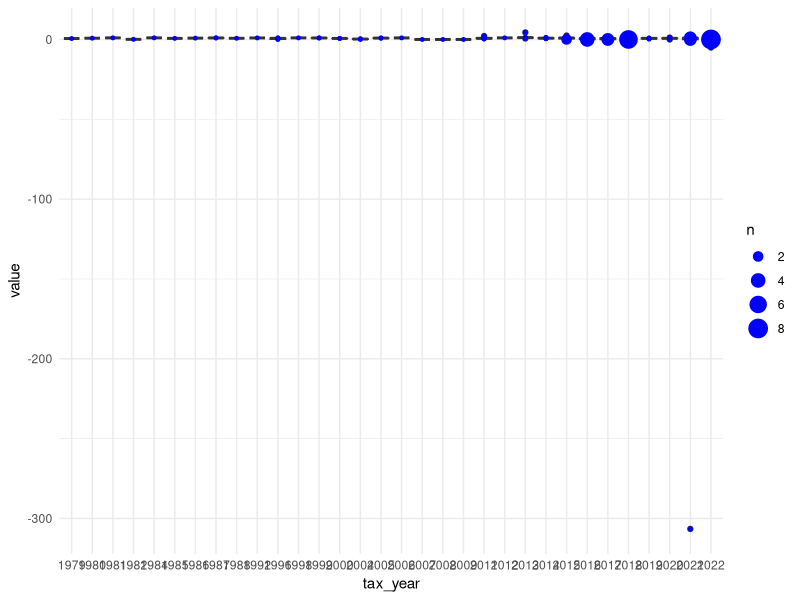
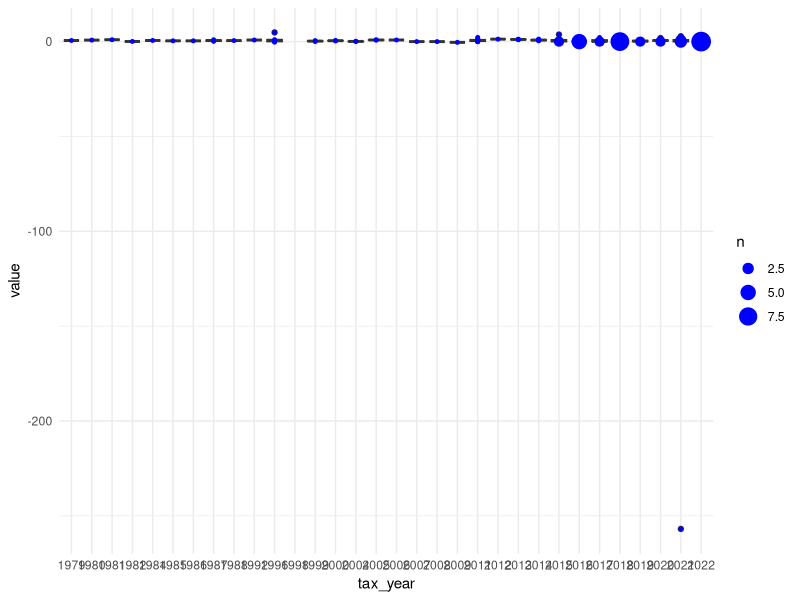

Write the R code that produced these figures, in order.

library(tidyverse)

# read data into tibble
petitions <- read_csv("Updated/Master_edited_new.csv")

# create identifier
petitions$ID <- 1:nrow(petitions)

# rename relevant columns
names(petitions)[1] <- 'include'
names(petitions)[3] <- 'tax_year'
names(petitions)[11] <- 'FCV_owner'
names(petitions)[12] <- 'LPV_owner'
names(petitions)[13] <- 'FCV_notice'
names(petitions)[14] <- 'LPV_notice'
names(petitions)[15] <- 'FCV_decision'
names(petitions)[16] <- 'LPV_decision'
names(petitions)[19] <- 'outcome'
names(petitions)[20] <- 'outcome_details'
names(petitions)[21] <- 'FCV_change'
names(petitions)[22] <- 'LPV_change'

petitions$tax_year = as.character(petitions$tax_year)
pet = subset(petitions,include == 1)

pet$FCV_owner = as.numeric(pet$FCV_owner)
pet$LPV_owner = as.numeric(pet$LPV_owner)
pet$FCV_notice = as.numeric(pet$FCV_notice)
pet$LPV_notice = as.numeric(pet$LPV_notice)
pet$FCV_decision = as.numeric(pet$FCV_decision)
pet$LPV_decision = as.numeric(pet$LPV_decision)

pet$FCV_owner_gain = (pet$FCV_notice - pet$FCV_decision)/(pet$FCV_notice - pet$FCV_owner)

p6a <- ggplot(pet %>% pivot_longer(cols = c(FCV_owner_gain), names_to = "variable", values_to = "value"), 
               aes(x = tax_year, y = value)) + 
  geom_boxplot() + theme_minimal()

p6a <- p6a + geom_point(color = "blue",stat = "sum", aes(size = after_stat(n))) 

pet$LPV_owner_gain = (pet$LPV_notice - pet$LPV_decision)/(pet$LPV_notice - pet$LPV_owner)

p6b <- ggplot(pet %>% pivot_longer(cols = c(LPV_owner_gain), names_to = "variable", values_to = "value"), 
              aes(x = tax_year, y = value)) + 
  geom_boxplot() + theme_minimal()

p6b <- p6b + geom_point(color = "blue",stat = "sum", aes(size = after_stat(n))) 

